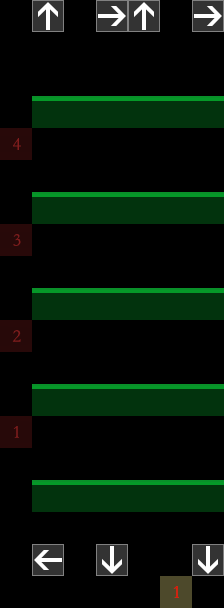

The image is a tile-based game level rendered from a .tmx file. Its description and complete source (layers, tilesets, objects, tile grids) follow:
An orthogonal 7x19 tile map with 32x32 px tiles, 3 tile layers (ele_bg, collision, notation), 2 tilesets.

<map version="1.2" tiledversion="1.2.4" orientation="orthogonal" renderorder="left-down" width="7" height="19" tilewidth="32" tileheight="32" infinite="0" nextlayerid="7" nextobjectid="1">
 <tileset firstgid="1" source="meta.tsx" />
 <tileset firstgid="226" source="ele_base.tsx" />
 <layer id="4" name="ele_bg" width="7" height="19">
  <data encoding="csv">
227,0,0,0,226,226,226,
227,0,0,0,226,226,226,
227,0,0,0,226,226,226,
227,226,226,226,0,0,0,
227,226,226,226,0,0,0,
227,226,226,226,0,0,0,
227,0,0,0,226,226,226,
227,0,0,0,226,226,226,
227,0,0,0,226,226,226,
227,226,226,226,0,0,0,
227,226,226,226,0,0,0,
227,226,226,226,0,0,0,
227,0,0,0,226,226,226,
227,0,0,0,226,226,226,
227,0,0,0,226,226,226,
227,226,226,226,0,0,0,
227,226,226,226,0,0,0,
227,226,226,226,0,0,0,
227,227,227,227,227,227,227
</data>
 </layer>
 <layer id="5" name="collision" width="7" height="19">
  <data encoding="csv">
0,0,0,0,0,0,0,
0,0,0,0,0,0,0,
0,0,0,0,0,0,0,
0,20,20,20,20,20,20,
0,0,0,0,0,0,0,
0,0,0,0,0,0,0,
0,20,20,20,20,20,20,
0,0,0,0,0,0,0,
0,0,0,0,0,0,0,
0,20,20,20,20,20,20,
0,0,0,0,0,0,0,
0,0,0,0,0,0,0,
0,20,20,20,20,20,20,
0,0,0,0,0,0,0,
0,0,0,0,0,0,0,
0,20,20,20,20,20,20,
0,0,0,0,0,0,0,
0,0,0,0,0,0,0,
0,0,0,0,0,0,0
</data>
 </layer>
 <layer id="6" name="notation" width="7" height="19">
  <data encoding="csv">
0,47,0,50,47,0,50,
0,0,0,0,0,0,0,
0,0,0,0,0,0,0,
0,0,0,0,0,0,0,
245,0,0,0,0,0,0,
0,0,0,0,0,0,0,
0,0,0,0,0,0,0,
244,0,0,0,0,0,0,
0,0,0,0,0,0,0,
0,0,0,0,0,0,0,
243,0,0,0,0,0,0,
0,0,0,0,0,0,0,
0,0,0,0,0,0,0,
242,0,0,0,0,0,0,
0,0,0,0,0,0,0,
0,0,0,0,0,0,0,
0,0,0,0,0,0,0,
0,49,0,48,0,0,48,
0,0,0,0,0,234,0
</data>
 </layer>
</map>
